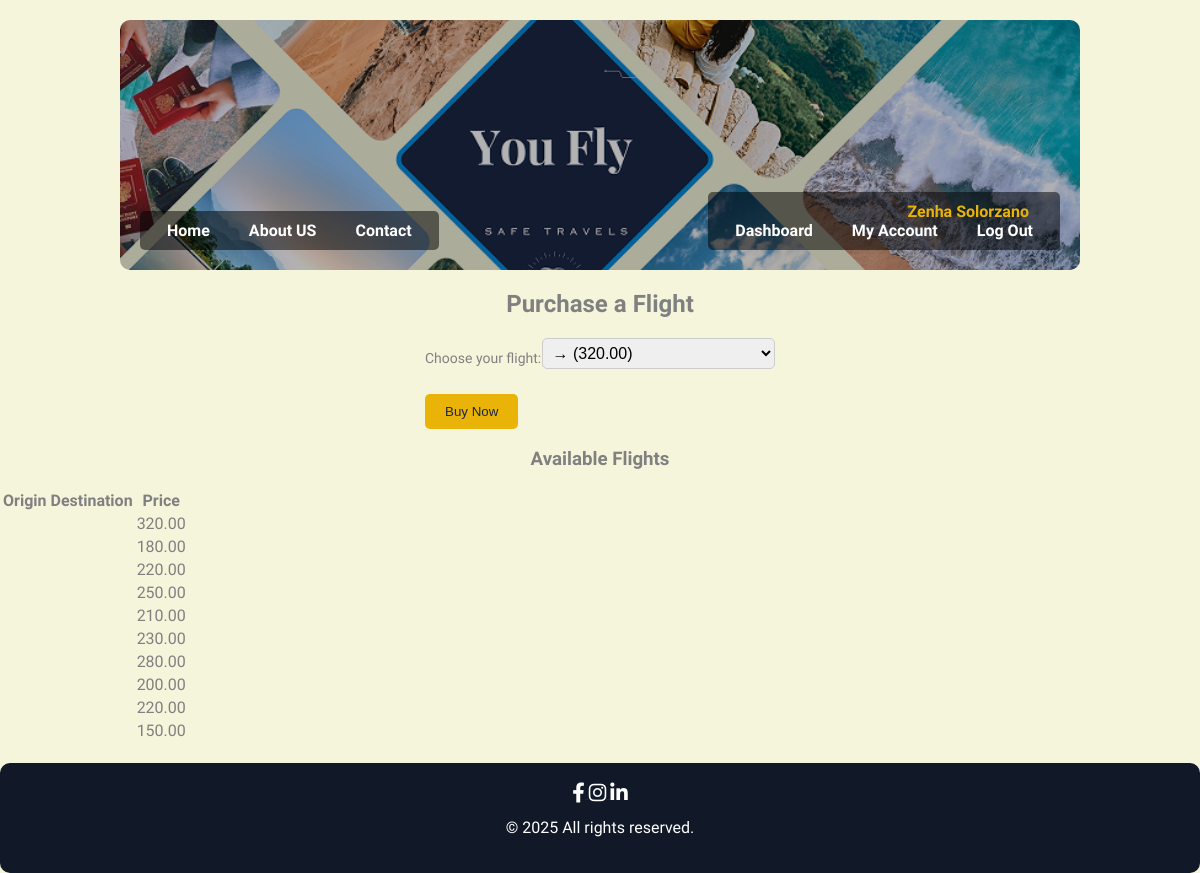
The app's page /pages/purchase_flight.php (signed in), older data.
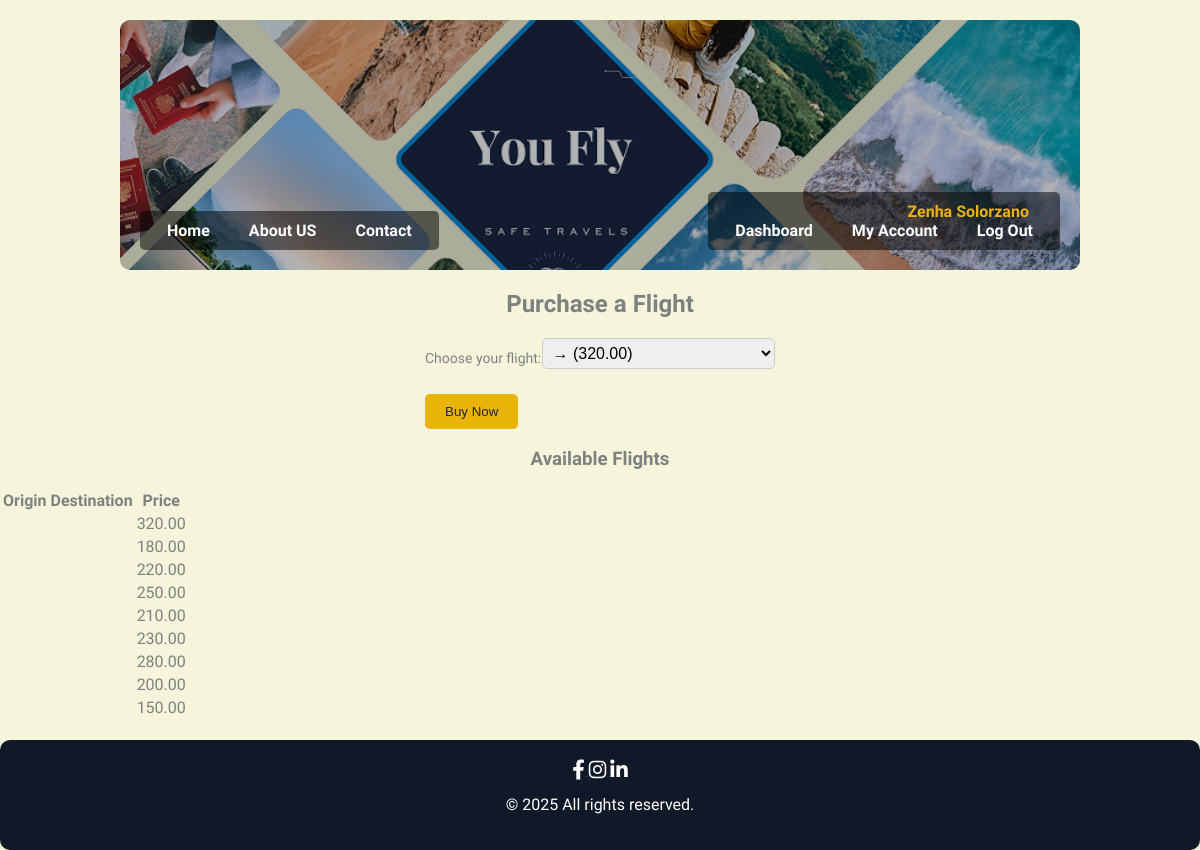
The same page, newer data.
### tables this page shows
CREATE TABLE `flights` (
  `flight_id` int(11) NOT NULL,
  `flight_number` varchar(50) NOT NULL,
  `departure_airport` varchar(100) NOT NULL,
  `arrival_airport` varchar(100) NOT NULL,
  `departure_date` datetime NOT NULL,
  `arrival_date` datetime NOT NULL,
  `price` decimal(10,2) NOT NULL,
  `available_seats` int(11) NOT NULL,
  `created_at` datetime DEFAULT current_timestamp(),
  `updated_at` datetime DEFAULT current_timestamp() ON UPDATE current_timestamp()
);

### includes/functions.php (called while the page is built, shortened)
<?php
function pdo ( PDO $pdo, string $sql, array $arguments = null ) {
  if ( ! $arguments ) {
    return $pdo->query( $sql );
  }
  $statement = $pdo->prepare( $sql );
  $statement->execute( $arguments );
  return $statement;
}
?>

### pages/purchase_flight.php (the view, shortened to what this page needs)
<?php
include '../includes/functions.php';
include '../includes/db.php';
$sql = "SELECT * FROM flights";
$flights = pdo($pdo, $sql)->fetchAll();
?>
<link rel="stylesheet" href="../css/main.css">
<?php include '../includes/header-member.php'; ?>
<div class="purchase-container">
    <h2>Purchase a Flight</h2>
    <form action="" method="POST">
        <div class="form-group">
            <label for="flight_id">Choose your flight:</label>
            <select name="flight_id" id="flight_id" required>
                <?php foreach ($flights as $flight): ?>
                    <option value="<?= $flight['id']; ?>"><?= $flight['origin']; ?> → <?= $flight['destination']; ?> (<?= $flight['price']; ?>)</option>
                <?php endforeach; ?>
            </select>
        </div>
        <div class="form-buttons">
            <button type="submit" class="submit-button">Buy Now</button>
        </div>
    </form>
    <h3>Available Flights</h3>
    <table>
        <thead>
            <tr>
                <th>Origin</th>
                <th>Destination</th>
                <th>Price</th>
            </tr>
        </thead>
        <tbody>
            <?php foreach ($flights as $flight): ?>
                <tr>
                    <td><?= $flight['origin']; ?></td>
                    <td><?= $flight['destination']; ?></td>
                    <td><?= $flight['price']; ?></td>
                </tr>
            <?php endforeach; ?>
        </tbody>
    </table>
</div>
<?php include '../includes/footer.php'; ?>

Row changes from the older to the newer data that the page shows:
removed flights: price "220.00"
